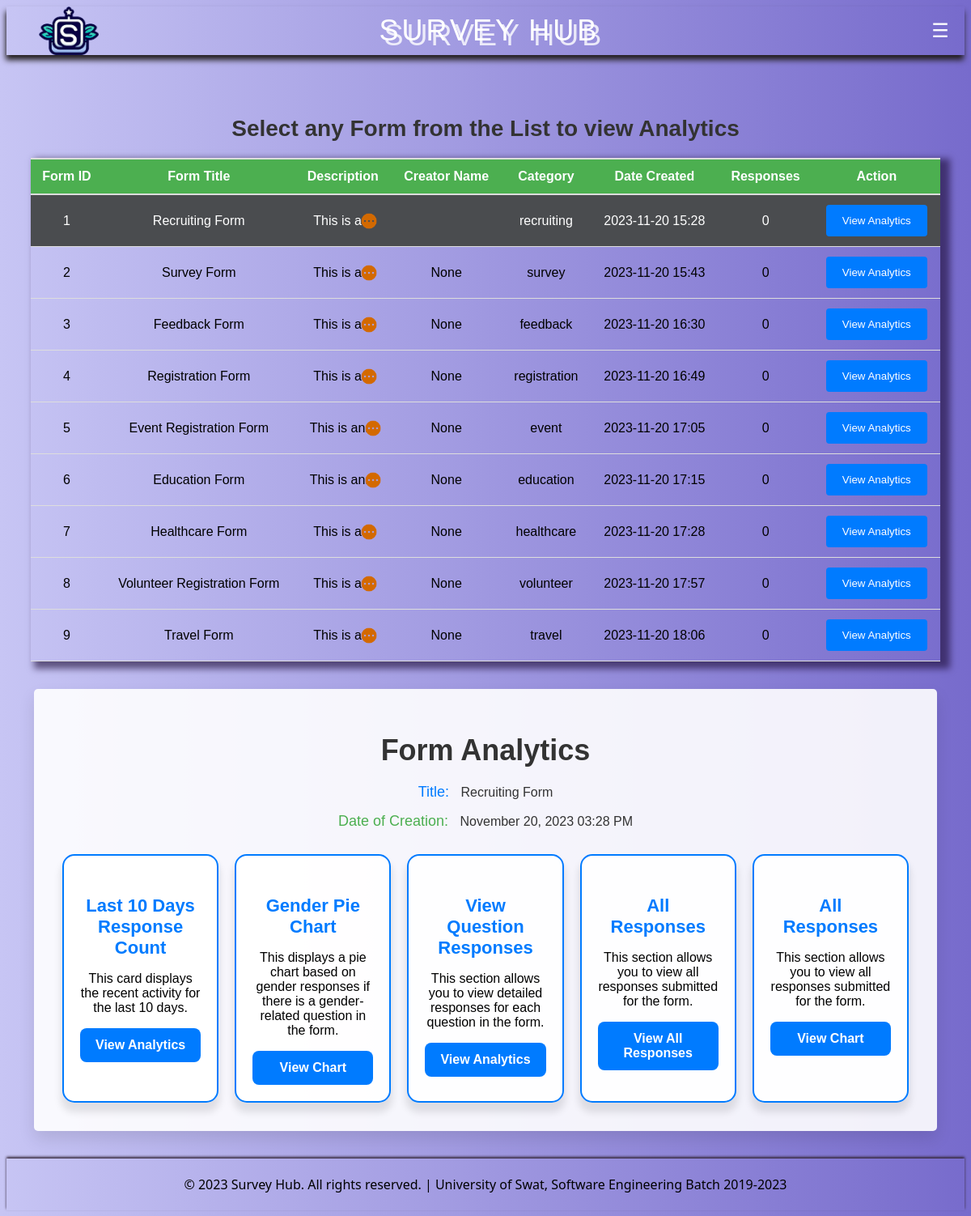
Screenshot of /analytics (signed in) with the database file from the repository.
### app.py (models this page shows)
class Form(db.Model):
    id = db.Column(db.Integer, primary_key=True)
    username = db.Column(db.String(100), nullable=False)
    form_title = db.Column(db.String(100), nullable=False)
    form_description = db.Column(db.String(255), nullable=False)
    created_at = db.Column(db.DateTime, default=datetime.utcnow)
    category = db.Column(db.String(255), nullable=False)
    uuid = db.Column(db.String(36), unique=True, nullable=False)
    form_link = db.Column(db.String(255))
    form_header = db.Column(db.String(255))
    created_by = db.Column(db.String(100))
    creator = db.Column(db.String(100))
    edited = db.Column(db.String(3), default='No')
    edited_at = db.Column(db.DateTime)
    questions = db.relationship('Question', backref='form', lazy=True, cascade='all, delete-orphan')
    responses = db.relationship('FormResponse', backref='form', lazy=True, cascade='all, delete-orphan')

### app.py (the view)
@app.route('/analytics', methods=['GET', 'POST'])
def analytics():
    current_user = get_current_user()
    if current_user is None:
        return redirect(url_for('login'))  # Redirect to the login page if the user is not logged in
    user_forms = Form.query.filter_by(uuid=current_user.uuid).all()
    for user_form in user_forms:
        user_form.response_count = FormResponse.query.filter_by(form_id=user_form.id).count()
    form = None
    form_fill_count = None
    if request.method == 'POST':
        selected_form_id = request.form.get('selected_form')
        if selected_form_id is not None:
            return redirect(url_for('analytics', form_id=selected_form_id))
    form_id = request.args.get('form_id')
    if not form_id and user_forms:
        form_id = user_forms[0].id
    if form_id:
        form = Form.query.get_or_404(form_id)
        if form.username != current_user.username:
            return "Unauthorized"
        form_fill_count = FormResponse.query.filter_by(form_id=form_id).count()
    return render_template('analytics.html', user_forms=user_forms, form=form, form_fill_count=form_fill_count, form_id=form_id)

### app.py (called while the page is built)
def get_current_user():
    if 'user_id' in session:
        user_id = session['user_id']
        user = users.query.get(user_id)  # Assuming you have a User model with an 'id' field
        if user:
            return user
    return None

### templates/analytics.html (shortened to what this page needs)
<!DOCTYPE html>
<html lang="en">
<head>
  <link rel="stylesheet" href="{{ url_for('static', filename='analytics.css') }}">
  <link rel="stylesheet" href="{{ url_for('static', filename='navbar.css') }}">
</head>
<body>
  <header>
    <div id="logo">
    </div>
    <span class="logo-text">Survey Hub</span>
    <div id="menu-button">
        <button onclick="toggleNav()">☰</button>
    </div>
</header>
<h1>Select any Form from the List to view Analytics</h1>
<form method="POST">
  <table class="table table-bordered">
    <thead>
      <tr>
        <th>Form ID</th>
        <th>Form Title</th>
        <th>Description</th>
        <th>Creator Name</th>
        <th>Category</th>
        <th>Date Created</th>
        <th>Responses</th>
        <th>Action</th>
      </tr>
    </thead>
    <tbody>
      {% for user_form in user_forms %}
      <tr id="form-{{ user_form.id }}" {% if loop.first %}class="selected-form"{% endif %}>
        <td>{{ user_form.id }}</td>
        <td>{{ user_form.form_title }}</td>
        <td>
          <span class="description-limit" data-description="{{ user_form.form_description }}">
            {{ user_form.form_description|truncate(15) }}
            {% if user_form.form_description|length > 15 %}
            <a href="#" class="show-more">
                <img src="static/img/view-more.png" alt="Show More">
            </a>
            {% endif %}
        </span>
        </td>
        <td>{{ user_form.creator }}</td>
        <td>{{ user_form.category }}</td>
        <td>{{ user_form.created_at.strftime('%Y-%m-%d %H:%M') }}</td>
        <td>{{ user_form.response_count }}</td>
        <td>
          <button type="button" class="btn btn-primary view-analytics-button" data-form-id="{{ user_form.id }}">View Analytics</button>
        </td>
      </tr>
      {% endfor %}
    </tbody>
  </table>
</form>
{% if form %}
<div class="form-details" id="form-details">
  <h2 class="form-details-title">Form Analytics</h2>
  <div class="form-info">
    <div class="form-info-item">
        <span class="info-label">Title:</span>
        <span class="info-value" id="form-title">{{ form.form_title }}</span>
    </div>
    <div class="form-info-item">
        <span class="info-label" id="form-creation-date">Date of Creation:</span>
        <span class="info-value">{{ form.created_at.strftime('%B %d, %Y %I:%M %p') }}</span>
    </div>
</div>
  <div class="analytics-cards">
    <div class="card analytics-card">
        <div class="card-body">
            <h4>Last 10 Days Response Count</h4>
            <p>This card displays the recent activity for the last 10 days.</p>
            <a id="analytics-link" class="analytics-link" href="{{ url_for('recent_forms_activity', form_id=form.id) }}">View Analytics</a>
        </div>
    </div>
<div class="card analytics-card">
  <div class="card-body">
      <h4>Gender Pie Chart</h4>
      <p>This displays a pie chart based on gender responses if there is a gender-related question in the form.</p>
      <a id="gender-link" class="analytics-link" href="{{ url_for('gender_pie_chart', form_id=form.id) }}">View Chart</a>
  </div>
</div>
<div class="card analytics-card">
  <div class="card-body">
      <h4>View Question Responses</h4>
      <p>This section allows you to view detailed responses for each question in the form.</p>
      <a id="responses-link" class="analytics-link" href="{{ url_for('view_responses', form_id=form.id) }}">View Analytics</a>
  </div>
</div>
<div class="card analytics-card">
  <div class="card-body">
      <h4>All Responses</h4>
      <p>This section allows you to view all responses submitted for the form.</p>
      <a id="all-responses-link" class="analytics-link" href="{{ url_for('form_responses', form_id=form.id) }}">View All Responses</a>
  </div>
</div>
<div class="card analytics-card">
  <div class="card-body">
      <h4>All Responses</h4>
      <p>This section allows you to view all responses submitted for the form.</p>
      <a id="all-responses-link" class="analytics-link" href="{{ url_for('address_pie_chart', form_id=form.id) }}">View Chart</a>
  </div>
</div>
  </div>
</div>
{% else %}
<div class="form-details" id="form-details">
  <h2 class="form-details-title">No Form Found or Selected</h2>
</div>
{% endif %}
<div class="footer">
  <p>&copy; 2023 Survey Hub. All rights reserved. | University of Swat, Software Engineering Batch
    2019-2023</p>
</div>
</body>
</html>

### static/analytics.css (style rules this page uses)
body { background: linear-gradient(90deg, #C7C5F4, #776BCC); font-family: Arial, sans-serif; }
h1 { font-size: 28px; text-align: center; margin-top: 75px; color: #333; }
.table { width: 95%; border-collapse: collapse; border-spacing: 0; box-shadow: 8px 5px 8px 4px rgb(27 10 52 / 60%); margin: 20px auto; }
th, td { padding: 12px; text-align: center; border-bottom: 1px solid #ddd; }
thead { background-color: #f2f2f2; }
th { background-color: #4CAF50; color: white; border-bottom: 2px solid #ddd; border-top: 2px solid #ddd; }
.btn { background-color: #007bff; color: white; border: none; padding: 12px 20px; cursor: pointer; border-radius: 4px; transition: background-color 0.3s; }
.description-limit { position: relative; display: inline-block; cursor: pointer; }
.show-more { position: absolute; bottom: -5px; right: -14px; padding: 4px 8px; border-radius: 4px; cursor: pointer; display: flex; align-items: center; background-color: transparent; text-decoration: none; }
.show-more img { width: 20px; height: 20px; filter: invert(100%); }
.selected-form { background-color: #4a4c4f; color: white; }
.form-details { background-color: rgba(255, 255, 255, 0.9); padding: 25px; margin: 34px; border-radius: 5px; box-shadow: 0 10px 20px rgba(0, 0, 0, 0.1); transition: transform 0.3s ease, box-shadow 0.3s ease; }
.form-details-title { font-size: 36px; text-align: center; color: #333; margin-bottom: 20px; }
.form-info { text-align: center; margin-bottom: 20px; }
.form-info-item { margin-bottom: 15px; }
.info-label { font-size: 18px; color: #007bff; margin-right: 10px; }
.info-value { font-size: 16px; color: #333; display: inline-block; }
.info-value#form-title::first-letter { text-transform: capitalize; }
.info-label#form-creation-date { color: #4CAF50; }
.analytics-cards { display: flex; justify-content: space-around; }
.analytics-card { background-color: rgba(255, 255, 255, 0.95); border: 2px solid #007bff; border-radius: 15px; padding: 20px; width: 30%; text-align: center; box-shadow: 0 10px 10px 2px rgba(0, 0, 0, 0.1); transition: transform 0.3s ease, box-shadow 0.3s ease; margin: 10px; }
.analytics-card h4 { font-size: 22px; color: #007bff; margin-bottom: 10px; }
.analytics-link { display: block; background-color: #007bff; color: #fff; text-decoration: none; font-weight: bold; padding: 12px; border-radius: 8px; transition: background-color 0.3s; }

### static/navbar.css (style rules this page uses)
.logo-text { font-family: 'Poppins', sans-serif; font-size: 36px; text-transform: uppercase; letter-spacing: 4px; margin-left: -170px; text-shadow: 6px 6px 0px rgb(255 255 255 / 80%); animation: glow 1.5s ease-in-out infinite alternate; }
header { display: flex; align-items: center; justify-content: space-between; height: 60px; box-shadow: -1px 6px 7px #221d1d; color: white; background: linear-gradient(90deg, #C7C5F4, #776BCC); }
#logo { width: 200px; height: 60px; background-image: url('img/logo.png'); background-size: contain; width: 200px; height: 60px; background-image: url(img/logo.png); background-size: contain; margin-left: 40px; background-repeat: no-repeat; background-repeat: no-repeat; }
#menu-button { width: 60px; height: 60px; }
#menu-button button { width: 100%; height: 100%; border: none; background-color: transparent; color: white; font-size: 24px; cursor: pointer; }
.footer { background-color: transparent; color: #000000; box-shadow: 0px -2px 3px #35283a; text-align: center; font-family: system-ui; padding: 5px 0; position: relative; }

### rows the page displays
Form: id "1", form_title "Recruiting Form", form_description "This is a...", category "recruiting", created_at "2023-11-20 15:28", response_count "0", created_at "November 20, 2023 03:28 PM"
Form: id "2", form_title "Survey Form", form_description "This is a...", creator "None", category "survey", created_at "2023-11-20 15:43", response_count "0"
Form: id "3", form_title "Feedback Form", form_description "This is a...", creator "None", category "feedback", created_at "2023-11-20 16:30", response_count "0"
Form: id "4", form_title "Registration Form", form_description "This is a...", creator "None", category "registration", created_at "2023-11-20 16:49", response_count "0"
Form: id "5", form_title "Event Registration Form", form_description "This is an...", creator "None", category "event", created_at "2023-11-20 17:05", response_count "0"
Form: id "6", form_title "Education Form", form_description "This is an...", creator "None", category "education", created_at "2023-11-20 17:15", response_count "0"
Form: id "7", form_title "Healthcare Form", form_description "This is a...", creator "None", category "healthcare", created_at "2023-11-20 17:28", response_count "0"
Form: id "8", form_title "Volunteer Registration Form", form_description "This is a...", creator "None", category "volunteer", created_at "2023-11-20 17:57", response_count "0"
Form: id "9", form_title "Travel Form", form_description "This is a...", creator "None", category "travel", created_at "2023-11-20 18:06", response_count "0"
